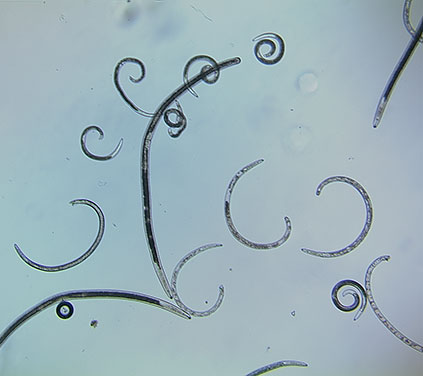
#> input picture nems.jpg, 423 x 376 px, found by its file name
$ python watershed.py
#> lines starting #> are read from the running program, lines starting #| are printed output that depends on the picture; after the words box and inside, x2 and y2 are one past the last pixel; in counts of white or black regions, pixels touching at a corner belong together
import cv2
import numpy as np
import copy
from matplotlib import pyplot as plt
import matplotlib.cm as cm


def displayImage(picture):
    cv2.imshow('ImageWindow', picture)
    cv2.waitKey(0)
    cv2.destroyAllWindows()


# Reads in the files
filename = '/Users/lehassell/PycharmProjects/nematode/nems.jpg'
img = cv2.imread(filename, 0)
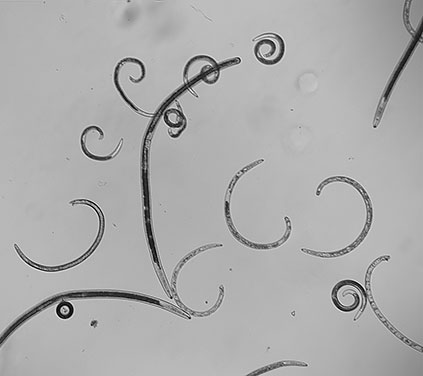
#> img: shape (376, 423); min 0, max 255, mean 172.8

# First Attempt
# Blur and threshold.  Objs need to be white for contour to work properly
blurred = cv2.GaussianBlur(img, (5, 5), 0)
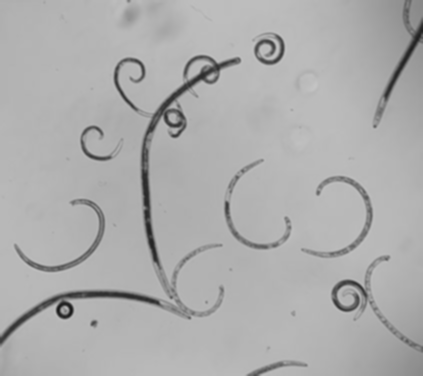
#> blurred: shape (376, 423); min 25, max 196, mean 172.8
thresh, th1 = cv2.threshold(blurred, 0, 255, cv2.THRESH_BINARY_INV + cv2.THRESH_OTSU)
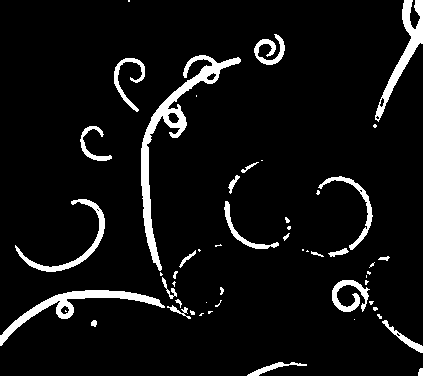
#> th1: shape (376, 423); 6.5% white; 53 white regions (26 under 20 px), largest, box (x1, y1, x2, y2) and area: (141, 55, 241, 271) 2641, (0, 290, 165, 346) 1537, (375, 0, 423, 122) 1277
#> thresh = 139

kernel = np.ones((3,3), np.uint8)
opening = cv2.morphologyEx(th1, cv2.MORPH_OPEN, kernel, iterations=2)
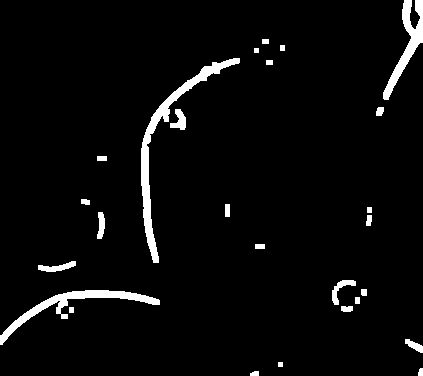
#> opening: shape (376, 423); 3.9% white; 26 white regions, largest, box (x1, y1, x2, y2) and area: (141, 58, 240, 263) 2025, (0, 290, 160, 345) 1420, (383, 0, 423, 100) 1145

sure_bg = cv2.dilate(opening, kernel, iterations=3)
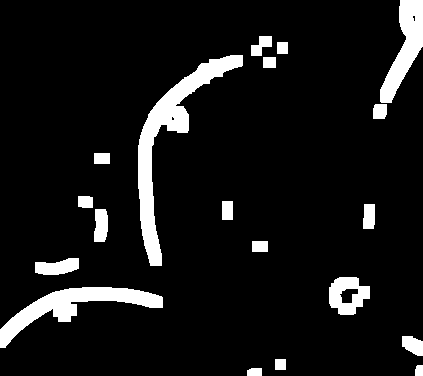
#> sure_bg: shape (376, 423); 8.6% white; 19 white regions, largest, box (x1, y1, x2, y2) and area: (138, 55, 243, 266) 4414, (0, 287, 163, 348) 2963, (380, 0, 423, 103) 2014

dist_transform = cv2.distanceTransform(opening, cv2.DIST_L2, 5)
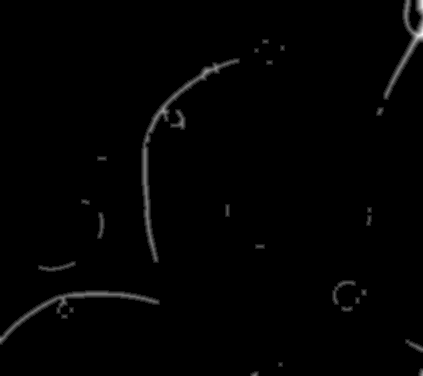
#> dist_transform: shape (376, 423) float32; min 0, max 9, mean 0.0886; drawn with min black and max white
ret, sure_fg = cv2.threshold(dist_transform, 0.7* dist_transform.max(), 255, 0)
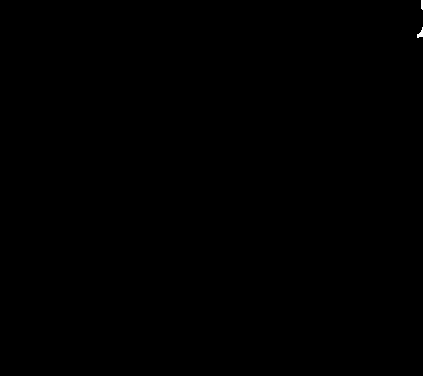
#> sure_fg: shape (376, 423) float32; 0.03% white; 2 white regions (1 under 20 px), largest, box (x1, y1, x2, y2) and area: (417, 27, 423, 38) 34
#> ret = 6.3

sure_fg = np.uint8(sure_fg)
unknown = cv2.subtract(sure_bg, sure_fg)
#> unknown: shape (376, 423); 8.6% white; 19 white regions, largest, box (x1, y1, x2, y2) and area: (138, 55, 243, 266) 4414, (0, 287, 163, 348) 2963, (380, 0, 423, 103) 1961

displayImage(sure_bg)
displayImage(unknown)
